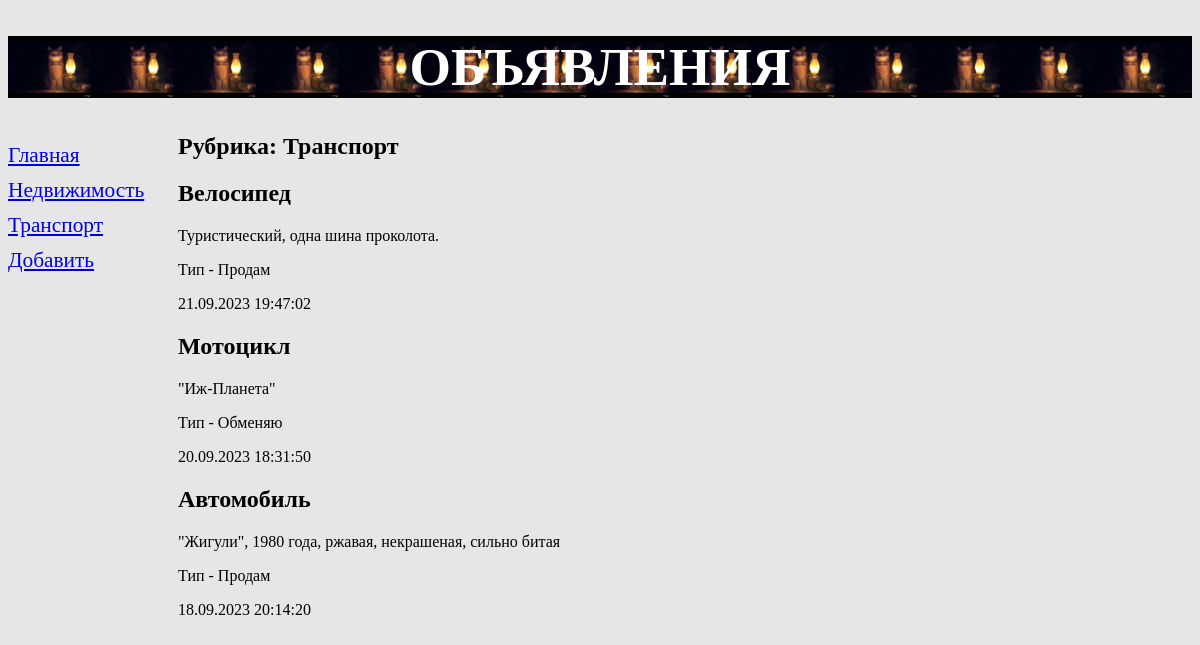
The page /bboard/2/ on the database its author committed.
### bboard/models.py (models this page shows, shortened)
class Rubric(models.Model):
    name = models.CharField(max_length=20, db_index=True, verbose_name='Название')
    class Meta:
        verbose_name_plural = 'Рубрики'
        verbose_name = 'Рубрика'
        ordering = ['name']

class BB(models.Model):
    KINDS = [
        [None, 'Выберите тип публикуемого объявления'],
        ['b', 'Куплю'],
        ['s', 'Продам'],
        ['c', 'Обменяю'],
    ]
    title = models.CharField(max_length=50, verbose_name='Товар')
    content = models.TextField(null=True, blank=True, verbose_name='Описание')
    price = models.FloatField(null=True, blank=True, verbose_name='Цена')
    published = models.DateTimeField(auto_now_add=True, db_index=True, verbose_name='Опубликовано')
    rubric = models.ForeignKey('Rubric', null=True, on_delete=models.PROTECT, verbose_name='Рубрика')
    kind = models.CharField(max_length=1, choices=KINDS, blank=True, verbose_name='Тип')
    class Meta:
        verbose_name_plural = 'Объявления'
        verbose_name = 'Объявление'
        ordering = ['-published']

### bboard/views.py (the view)
# urls.py: path('<int:rubric_id>/', by_rubric, name='by_rubric'),
def by_rubric(request, rubric_id):
    bbs = BB.objects.filter(rubric=rubric_id)
    rubrics = Rubric.objects.all()
    current_rubric = Rubric.objects.get(pk=rubric_id)
    context = {
        'bbs': bbs,
        'rubrics': rubrics,
        'current_rubric': current_rubric,
    }
    return render(request, 'bboard/by_rubric.html', context)

### bboard/templates/bboard/by_rubric.html (shortened to what this page needs)
{% extends "layout/bacis.html" %}
{% block content %}
<h2>Рубрика: {{ current_rubric.name }}</h2>
{% for bb in bbs %}
<div>
    <h2> {{ bb.title }}</h2>
    <p> {{ bb.content }}</p>
    <p> Тип - {{  bb.get_kind_display }}</p>
    <p> {{ bb.published|date:"d.m.Y H:i:s" }}</p>
</div>
{% endfor %}
{% endblock %}

### bboard/templates/layout/bacis.html (shortened to what this page needs)
{% load static %}
<!DOCTYPE html>
<html lang="en">
<head>
    <link rel="stylesheet" type="text/css" href="{% static 'bboard/style.css' %}">
</head>
    <body>
        <header>
            <h1>Объявления</h1>
        </header>
        <nav>
            <a href="{% url 'index' %}">Главная</a>
            {% for rubric in rubrics %}
            <a href="{% url 'by_rubric' rubric.pk %}">{{ rubric.name }}</a>
            {% endfor %}
            <a href="{% url 'add' %}">Добавить</a>
        </nav>
        <section>
            {% block content %}
            {% endblock %}
        </section>
    </body>
</html>

### bboard/static/bboard/style.css (style rules this page uses)
header h1 { font-size: 40pt; text-transform: uppercase; text-align: center; color: white; background: url("1620380848_16.jpg") left / auto 100% repeat; }
body { background-color: rgb(230, 230, 230); }
nav { font-size: 16pt; width: 150px; float: left; }
nav a { display: block; margin: 10px 0px; }
section { margin-left: 170px; }

### rows shown on the page
Rubric: name "Недвижимость"
Rubric: name "Транспорт"
BB: title "Велосипед", content "Туристический, одна шина проколота.", kind "Продам", published "21.09.2023 19:47:02"
BB: title "Мотоцикл", content "\"Иж-Планета\"", kind "Обменяю", published "20.09.2023 18:31:50"
BB: title "Автомобиль", content "\"Жигули\", 1980 года, ржавая, некрашеная, сильно битая", kind "Продам", published "18.09.2023 20:14:20"
